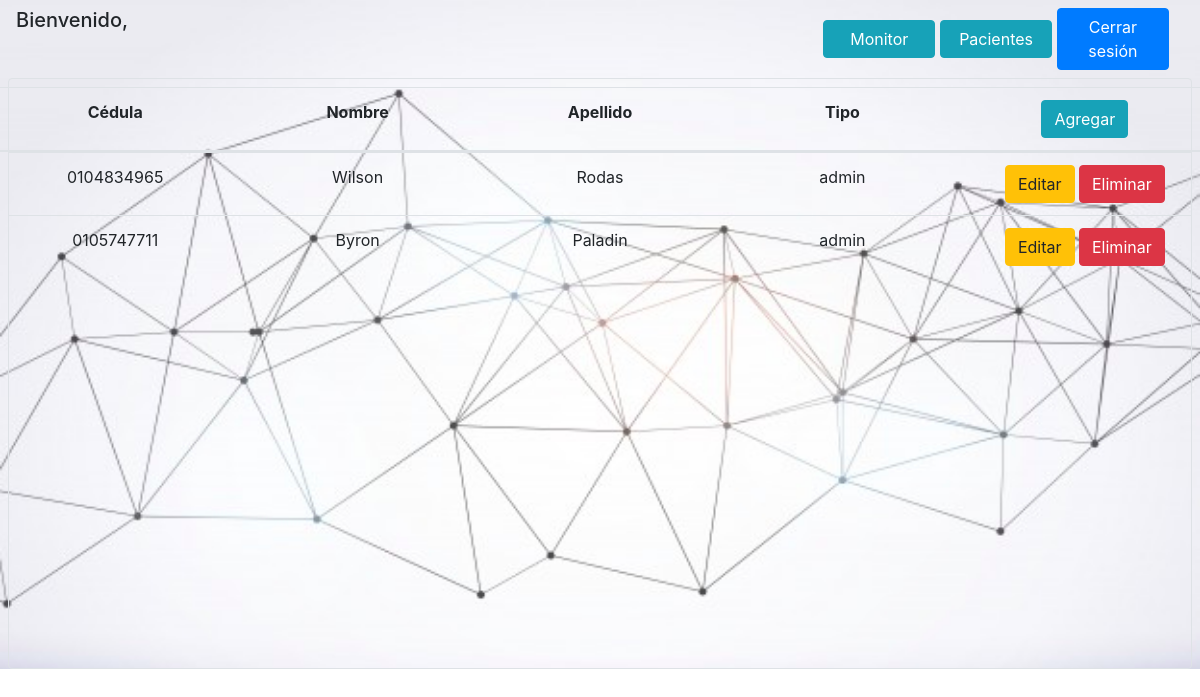
The page /administracion/usuarios (signed in) on the database as committed earlier.
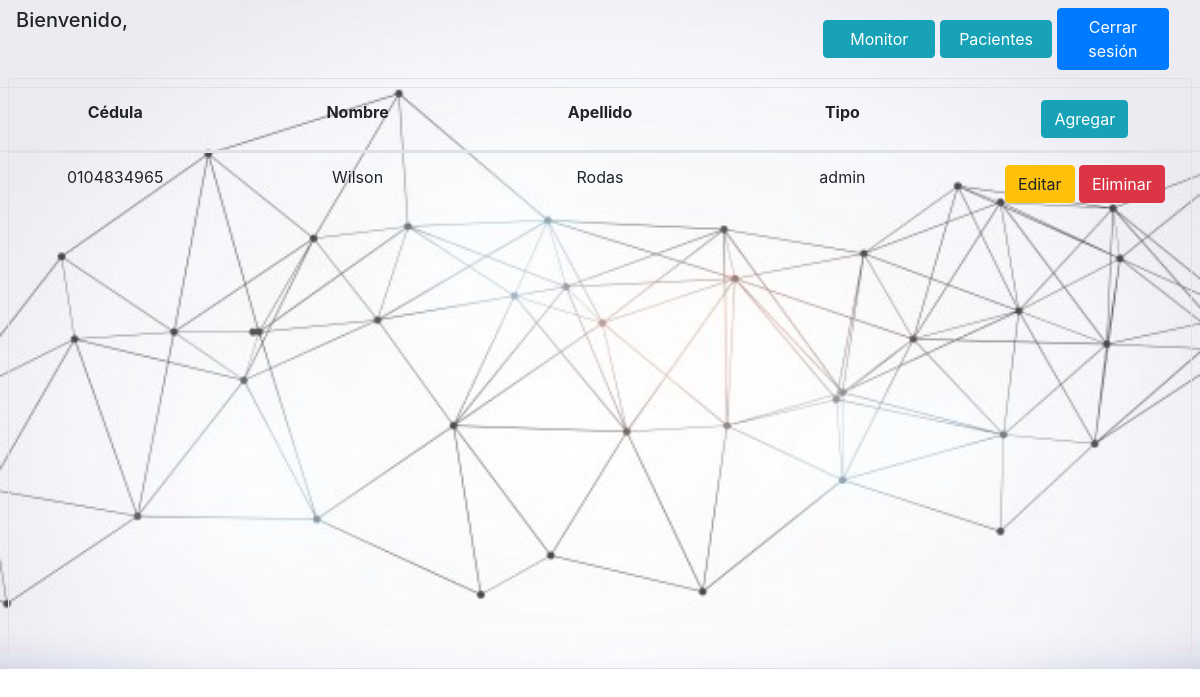
The same page on the database as committed later.
### monitor/models.py (models this page shows, shortened)
class Persona(models.Model):
    cedula = models.TextField(max_length=10, unique=True)
    nombre = models.TextField(max_length=50)
    apellido = models.TextField(max_length=50)
    def __json__(self):
        return {
            'id': self.id,
            'cedula': self.cedula,
            'nombre': self.nombre,
            'apellido': self.apellido
        }

class Usuario(models.Model):
    persona = models.OneToOneField(Persona, on_delete=models.CASCADE)
    clave = models.TextField(max_length=30)
    tipo = models.TextField(max_length=10, default='regular')
    def __json__(self):
        return {
            'id': self.id,
            'clave': self.clave,
            'tipo': self.tipo,
            'persona': self.persona.__json__()
        }

### monitor/views.py (the view)
# urls.py: path('administracion/usuarios', views.usuarios),
def usuarios(request):
    try:
        if request.session['usuario_autenticado'] is not None:
            html = loader.get_template('monitor/usuarios.html')
            resultado = Usuario.objects.select_related().all()
            usuarios = [usuario.__json__() for usuario in resultado]
            contexto = {
                'usuario_autenticado': request.session['usuario_autenticado'],
                'usuarios': usuarios
            }
            return HttpResponse(html.render(contexto, request))
        else:
            return redirect('/')
    except Exception:
        return redirect('/')

### monitor/templates/monitor/usuarios.html (shortened to what this page needs)
<!DOCTYPE html>
<html lang="es">
     <head>
          {% load static %}
          {% load bootstrap4 %}
          {% bootstrap_css %}
          <link rel="stylesheet" type="text/css" href="{% static 'monitor/css/monitor.css' %}">
     </head>
     <body class="fondo">
          <div class="mx-2">
               <div class="row my-2 mr-2">
                    <h5 class="col ml-2">
                         Bienvenido, {{usuario_autenticado.persona.nombre}} {{usuario_autenticado.persona.apellido}}
                    </h5>
                    <div class="col" align="right">
                         <a class="btn btn-info text-center"
                            href="/administracion"
                            style="width:20%" role="button">Monitor
                         </a>
                         <a class="btn btn-info text-center"
                            href="/administracion/pacientes"
                            style="width:20%" role="button">Pacientes
                         </a>
                         <a class="btn btn-primary text-center"
                            href="/logout"
                            style="width:20%" role="button">Cerrar sesión
                         </a>
                    </div>
               </div>
               <div class="border rounded">
                    <table class="table table-wrapper vertical-scroll mt-2">
                         <thead>
                              <tr class="row justify-content-center text-center">
                                   <th class="col">Cédula</th>
                                   <th class="col">Nombre</th>
                                   <th class="col">Apellido</th>
                                   <th class="col">Tipo</th>
                                   <th class="col">
                                        <a class="btn btn-info text-center"
                                           href="/administracion/usuarios/agregar"
                                           role="button">Agregar
                                        </a>
                                   </th>
                              </tr>
                         </thead>
                         <tbody style="height: 500px;">
                              {% if usuarios %}
                                   {% for usuario in usuarios %}
                                        <tr class="row justify-content-center text-center">
                                             <td class="col">{{usuario.persona.cedula}}</td>
                                             <td class="col">{{usuario.persona.nombre}}</td>
                                             <td class="col">{{usuario.persona.apellido}}</td>
                                             <td class="col">{{usuario.tipo}}</td>
                                             <td class="col">
                                                  {% if usuario.persona.id == usuario_autenticado.id %}
                                                       --------
                                                  {% else %}
                                                       <a class="btn btn-warning text-center"
                                                          href="/administracion/usuarios/editar/{{usuario.id}}"
                                                          role="button">Editar
                                                       </a>
                                                       <button class="btn btn-danger text-center"
                                                               type="button" data-toggle="modal"
                                                               data-target="#confirmacion">Eliminar
                                                       </button>
                                                  {% endif %}
                                             </td>
                                        </tr>
                                   {% endfor %}
                              {% endif %}
                         </tbody>
                    </table>
               </div>
          </div>
     </body>
</html>

Rows that differ between the two databases and show on the page:
removed Persona: persona.cedula "0105747711", persona.nombre "Byron", persona.apellido "Paladin"
removed Usuario: tipo "admin"
Other text that changed with them:
list line gone: "Editar Eliminar"
